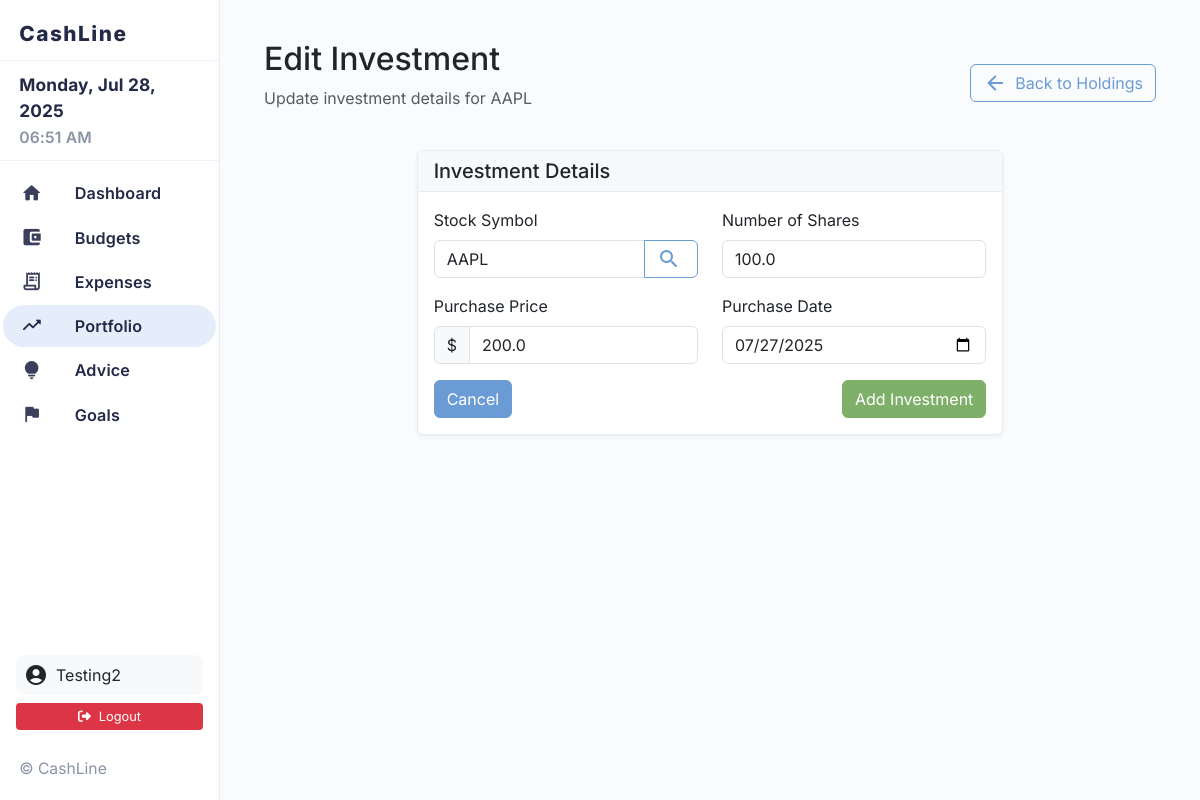
Screenshot of /portfolio/holdings/edit/1 (signed in) with the database file from the repository.
### models.py (models this page shows, shortened)
class User(UserMixin, db.Model):
    id = db.Column(db.Integer, primary_key=True)
    username = db.Column(db.String(80), unique=True, nullable=False)
    email = db.Column(db.String(120), unique=True, nullable=False)
    password_hash = db.Column(db.String(255), nullable=False)
    created_at = db.Column(db.DateTime, default=datetime.utcnow)
    budgets = db.relationship('Budget', backref='user', lazy=True, cascade='all, delete-orphan')
    expenses = db.relationship('Expense', backref='user', lazy=True, cascade='all, delete-orphan')
    investments = db.relationship('Investment', backref='user', lazy=True, cascade='all, delete-orphan')
    goals = db.relationship('Goal', backref='user', lazy=True, cascade='all, delete-orphan')
    profile = db.relationship('UserProfile', backref='user', uselist=False, cascade='all, delete-orphan')
    retirement_plans = db.relationship('RetirementPlan', backref='user', lazy=True, cascade='all, delete-orphan')

class Investment(db.Model):
    id = db.Column(db.Integer, primary_key=True)
    user_id = db.Column(db.Integer, db.ForeignKey('user.id'), nullable=False)
    symbol = db.Column(db.String(10), nullable=False)
    shares = db.Column(db.Float, nullable=False)
    purchase_price = db.Column(db.Float, nullable=False)
    purchase_date = db.Column(db.Date, nullable=False)
    created_at = db.Column(db.DateTime, default=datetime.utcnow)

### app.py (the view)
    @app.route('/portfolio/holdings/edit/<int:investment_id>', methods=['GET', 'POST'])
    @login_required
    def edit_holding(investment_id):
        investment = Investment.query.get_or_404(investment_id)
        if investment.user_id != current_user.id:
            flash('Access denied.', 'error')
            return redirect(url_for('current_holdings'))
        form = InvestmentForm()
        if form.validate_on_submit():
            investment.symbol = form.symbol.data.upper()
            investment.shares = form.shares.data
            investment.purchase_price = form.purchase_price.data
            investment.purchase_date = form.purchase_date.data
            investment.updated_at = datetime.utcnow()
            db.session.commit()
            flash('Investment updated successfully!', 'success')
            return redirect(url_for('current_holdings'))
        elif request.method == 'GET':
            form.symbol.data = investment.symbol
            form.shares.data = investment.shares
            form.purchase_price.data = investment.purchase_price
            form.purchase_date.data = investment.purchase_date
        return render_template('edit_holding.html', form=form, investment=investment)

### forms.py
class InvestmentForm(FlaskForm):
    symbol = StringField('Stock Symbol', validators=[DataRequired()])
    shares = FloatField('Number of Shares', validators=[DataRequired()])
    purchase_price = FloatField('Purchase Price', validators=[DataRequired()])
    purchase_date = DateField('Purchase Date', validators=[DataRequired()])
    submit = SubmitField('Add Investment')

### app.py (called while the page is built)
def create_app(config_name='default'):
    app = Flask(__name__)
    app.config.from_object(config[config_name])
    db.init_app(app)
    login_manager = LoginManager()
    login_manager.init_app(app)
    login_manager.login_view = 'login'
    login_manager.login_message = 'Please log in to access this page.'
    @login_manager.user_loader
    def load_user(user_id):
        return db.session.get(User, int(user_id))
    register_routes(app)
    return app

### templates/edit_holding.html (shortened to what this page needs)
{% extends "base.html" %}
{% block content %}
<div class="container-fluid">
    <div class="row mb-4">
        <div class="col-12">
            <div class="d-flex justify-content-between align-items-center">
                <div>
                    <h1 class="h2 mb-2">Edit Investment</h1>
                    <p class="text-muted">Update investment details for {{ investment.symbol }}</p>
                </div>
                <a href="{{ url_for('current_holdings') }}" class="btn btn-outline-secondary">
                    <i class="material-icons-round">arrow_back</i> Back to Holdings
                </a>
            </div>
        </div>
    </div>
    <div class="row">
        <div class="col-md-8 mx-auto">
            <div class="card">
                <div class="card-header">
                    <h5 class="mb-0">Investment Details</h5>
                </div>
                <div class="card-body">
                    <form method="POST">
                        <div class="row">
                            <div class="col-md-6 mb-3">
                                {{ form.symbol.label(class="form-label") }}
                                <div class="input-group">
                                    {{ form.symbol(class="form-control", placeholder="e.g., AAPL, TSLA", id="symbol-input") }}
                                    <button type="button" class="btn btn-outline-secondary" onclick="searchStocks()">
                                        <i class="material-icons-round">search</i>
                                    </button>
                                </div>
                            </div>
                            <div class="col-md-6 mb-3">
                                {{ form.shares.label(class="form-label") }}
                                {{ form.shares(class="form-control", placeholder="Number of shares") }}
                            </div>
                        </div>
                        <div class="row">
                            <div class="col-md-6 mb-3">
                                {{ form.purchase_price.label(class="form-label") }}
                                <div class="input-group">
                                    <span class="input-group-text">$</span>
                                    {{ form.purchase_price(class="form-control", placeholder="Price per share") }}
                                </div>
                            </div>
                            <div class="col-md-6 mb-3">
                                {{ form.purchase_date.label(class="form-label") }}
                                {{ form.purchase_date(class="form-control", type="date") }}
                            </div>
                        </div>
                        <div class="d-flex justify-content-between">
                            <a href="{{ url_for('current_holdings') }}" class="btn btn-secondary">Cancel</a>
                            {{ form.submit(class="btn btn-primary") }}
                        </div>
                    </form>
                </div>
            </div>
        </div>
    </div>
</div>
{% endblock %}

### templates/base.html (shortened to what this page needs)
<!DOCTYPE html>
<html lang="en">
<head>
    <link rel="stylesheet" href="https://cdn.jsdelivr.net/npm/bootstrap@5.3.2/dist/css/bootstrap.min.css">
    <link rel="stylesheet" href="https://cdnjs.cloudflare.com/ajax/libs/font-awesome/6.4.2/css/all.min.css">
    <link rel="stylesheet" href="/static/style.css">
</head>
<body style="padding-top:0; margin-top:0;">
<div class="layout-root" style="margin-top:0;">
    <div id="sidebar-wrapper">
        <div class="sidebar-logo">
            <span>CashLine</span>
        </div>
        <div class="sidebar-top">
            <div class="sidebar-date" id="sidebar-date"></div>
            <div class="sidebar-time" id="sidebar-time"></div>
        </div>
        <div class="sidebar-list">
            <a href="{{ url_for('dashboard') }}" class="sidebar-item {% if request.path == url_for('dashboard') %}active{% endif %}">
                <i class="material-icons-round">home</i> <span>Dashboard</span>
            </a>
            <a href="{{ url_for('budget') }}" class="sidebar-item {% if request.path.startswith('/budget') %}active{% endif %}">
                <i class="material-icons-round">account_balance_wallet</i> <span>Budgets</span>
            </a>
            <a href="{{ url_for('expenses') }}" class="sidebar-item {% if request.path.startswith('/expenses') %}active{% endif %}">
                <i class="material-icons-round">receipt_long</i> <span>Expenses</span>
            </a>
            <a href="{{ url_for('portfolio_overview') }}" class="sidebar-item {% if request.path.startswith('/portfolio') %}active{% endif %}">
                <i class="material-icons-round">trending_up</i> <span>Portfolio</span>
            </a>
            <a href="{{ url_for('advice') }}" class="sidebar-item {% if request.path.startswith('/advice') %}active{% endif %}">
                <i class="material-icons-round">lightbulb</i> <span>Advice</span>
            </a>
            <a href="{{ url_for('goals') }}" class="sidebar-item {% if request.path.startswith('/goals') %}active{% endif %}">
                <i class="material-icons-round">flag</i> <span>Goals</span>
            </a>
        </div>
        {% if current_user.is_authenticated %}
        <div class="px-3 my-2">
            <div class="user-info">
                <i class="material-icons-round">account_circle</i>
                <span>{{ current_user.username }}</span>
            </div>
            <a href="{{ url_for('logout') }}" class="logout-btn w-100 d-block text-center">
                <i class="fa-solid fa-sign-out-alt me-2"></i>Logout
            </a>
        </div>
        {% endif %}
        <div class="sidebar-bottom">
            <span>&copy; {{ current_year }} CashLine</span>
        </div>
    </div>
    <main class="main-content">
        {% block content %}{% endblock %}
    </main>
</div>
</body>
</html>

### static/style.css (style rules this page uses)
body { font-family: Arial, sans-serif; margin: 2em; background: #f9f9f9; }
h1 { color: #333; }
:root { --pastel-primary: #7fb069; --pastel-secondary: #6b9bd4; --pastel-success: #5cb85c; --pastel-warning: #f0ad4e; --pastel-danger: #d9534f; --pastel-info: #5bc0de; --pastel-light: #f8f9fa; --pastel-dark: #6c757d; --pastel-purple: #9b59b6; --pastel-orange: #ff8c42; --pastel-pink: #e91e63; --pastel-teal: #20c997; }
.btn-primary { background-color: var(--pastel-primary) !important; border-color: var(--pastel-primary) !important; color: white !important; }
.btn-secondary { background-color: var(--pastel-secondary) !important; border-color: var(--pastel-secondary) !important; color: white !important; }
.btn-outline-secondary { color: var(--pastel-secondary) !important; border-color: var(--pastel-secondary) !important; }
.card { border-color: #e9ecef; box-shadow: 0 2px 4px rgba(0,0,0,0.05); }
.card-header { background-color: var(--pastel-light); border-bottom-color: #e9ecef; }
.btn i, .btn .material-icons-round, .btn .material-icons { vertical-align: middle; margin-right: 0.25rem; }
.btn { display: inline-flex; align-items: center; gap: 0.25rem; }
i + span, .material-icons-round + span, .material-icons + span, span + i, span + .material-icons-round, span + .material-icons { vertical-align: middle; }
.d-flex i, .d-flex .material-icons-round, .d-flex .material-icons { display: inline-flex; align-items: center; }
.card-header i, .card-header .material-icons-round, .card-header .material-icons, .card-body i, .card-body .material-icons-round, .card-body .material-icons { vertical-align: middle; margin-right: 0.25rem; }
.sidebar-item { display: flex; align-items: center; gap: 0.85rem; }
.sidebar-item i.material-icons-round, .sidebar-item i.material-icons-outlined { display: inline-flex; align-items: center; margin-right: 0; }
.sidebar-item span { display: inline-flex; align-items: center; }
.user-info { display: flex; align-items: center; gap: 0.5rem; }
.user-info i { display: inline-flex; align-items: center; }
.material-icons-round, .material-icons-outlined, .material-icons { display: inline-flex; align-items: center; vertical-align: middle; }

### templates/base.html (style rules this page uses)
html, body { height: 100vh; margin: 0; padding: 0; background: #fafbfc; font-family: 'Inter', sans-serif; }
.layout-root { display: flex; height: 100vh; width: 100vw; overflow: hidden; }
#sidebar-wrapper { width: 220px; min-width: 220px; background: #fff; border-right: 1.5px solid #e6edfa; display: flex; flex-direction: column; box-shadow: 0 2px 16px rgba(44,44,84,0.04); }
.sidebar-logo { display: flex; align-items: center; justify-content: flex-start; padding: 1.1rem 1.2rem 0.7rem 1.2rem; font-size: 1.3em; font-weight: 800; color: #232946; letter-spacing: 1.5px; border-bottom: 1px solid #f0f2f7; }
.sidebar-top { padding: 0.7rem 1.2rem 0.7rem 1.2rem; border-bottom: 1px solid #f0f2f7; text-align: left; }
.sidebar-date { font-size: 1.08em; font-weight: 700; color: #232946; margin-bottom: 0.1em; letter-spacing: 0.01em; }
.sidebar-time { font-size: 0.98em; color: #8a94a6; font-weight: 600; letter-spacing: 0.01em; }
.sidebar-list { flex: 1 1 auto; display: flex; flex-direction: column; padding: 0 0.2rem; margin-top: 0.7rem; }
.sidebar-item { display: flex; align-items: center; padding: 0.55rem 1.1rem; margin-bottom: 0.15rem; border-radius: 1.5rem; font-size: 1.01rem; color: #232946; text-decoration: none; transition: background 0.16s, color 0.16s; font-weight: 600; letter-spacing: 0.01em; }
.sidebar-item i.material-icons-round, .sidebar-item i.material-icons-outlined { font-size: 1.35em; margin-right: 0.85em; color: #3b3f5c; transition: color 0.16s; }
.sidebar-item.active, .sidebar-item:hover { background: #e6edfa; color: #232946; }
.sidebar-item.active i, .sidebar-item:hover i { color: #232946; }
.sidebar-bottom { margin: 1.2rem 1.2rem 1.2rem 1.2rem; font-size: 0.98em; color: #8a94a6; display: flex; flex-direction: column; gap: 0.5rem; }
.user-info { display: flex; align-items: center; gap: 0.5rem; padding: 0.5rem; background: #f8f9fa; border-radius: 0.5rem; margin-bottom: 0.5rem; }
.logout-btn { background: #dc3545; color: white; border: none; padding: 0.25rem 0.5rem; border-radius: 0.25rem; font-size: 0.8rem; text-decoration: none; }
.main-content { flex: 1 1 0%; min-width: 0; height: 100vh; padding: 2.5rem 2rem; overflow-y: auto; background: #fafbfc; }

### rows the page displays
User: username "Testing2"
Investment: symbol "AAPL", shares "100.0", purchase_price "200.0", purchase_date "07/27/2025"
